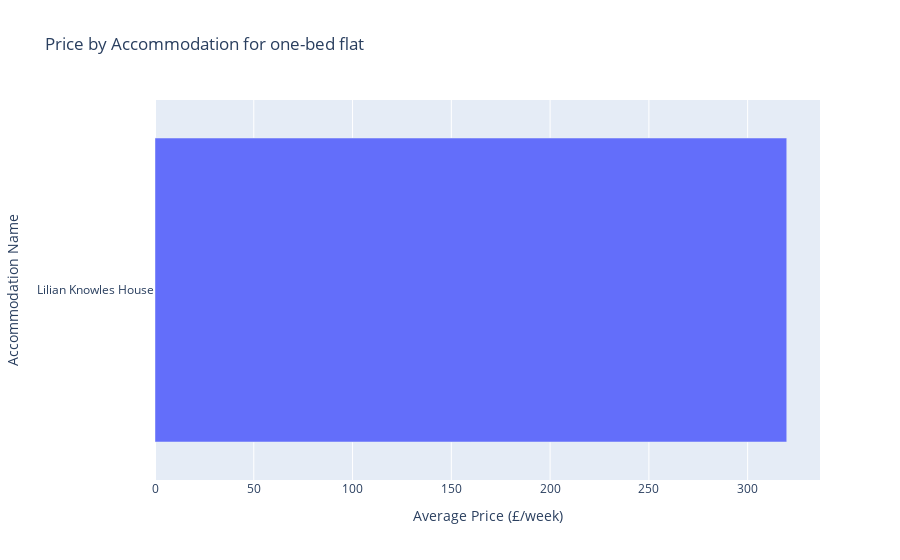
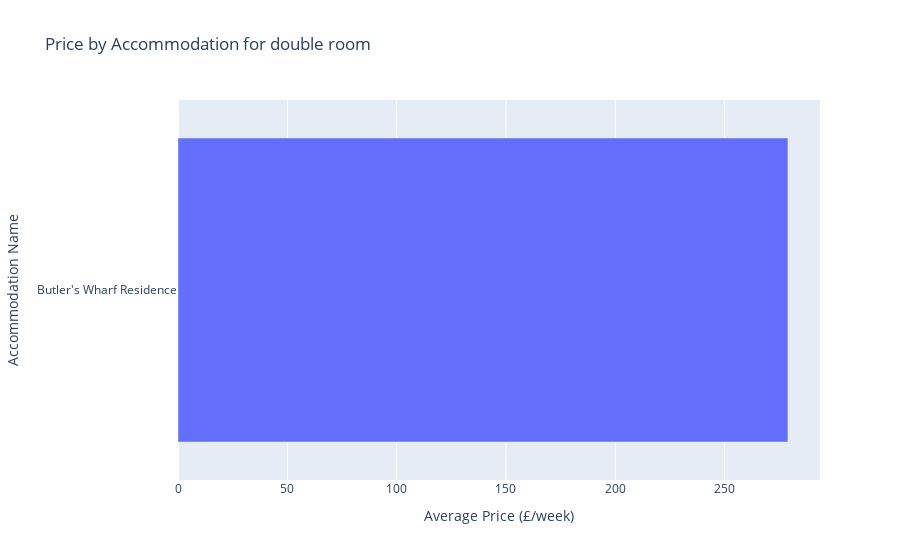

Notebook source saved alongside these figures, in order:
### Code cell
plots = []
for room_type in room_types:

    filtered_data = df2[df2['Room Type'] == room_type]
    

    average_prices = filtered_data.groupby('Name')['Price(£/week)'].mean().reset_index()
    
    if len(average_prices) == 1:

        fig = px.bar(average_prices, x='Price(£/week)', y='Name', 
                 title=f'Price by Accommodation for {room_type}',
                 labels={'Price(£/week)': 'Average Price (£/week)', 'Name': 'Accommodation Name'},
                 orientation='h')
        plots.append(fig)


for plot in plots:
    plot.show()

### Figure 1 — Plotly figure (JSON) as saved in the notebook; plotly's stock layout.template omitted (floating-point values rounded to 4 significant figures)
{"data": [{"alignmentgroup": "True", "hovertemplate": "Average Price (£/week)=%{x}<br>Accommodation Name=%{y}<extra></extra>", "legendgroup": "", "marker": {"color": "#636efa", "pattern": {"shape": ""}}, "name": "", "offsetgroup": "", "orientation": "h", "showlegend": false, "textposition": "auto", "type": "bar", "x": [319.8], "xaxis": "x", "y": ["Lilian Knowles House"], "yaxis": "y"}], "layout": {"barmode": "relative", "legend": {"tracegroupgap": 0}, "title": {"text": "Price by Accommodation for one-bed flat"}, "xaxis": {"anchor": "y", "domain": [0, 1], "title": {"text": "Average Price (£/week)"}}, "yaxis": {"anchor": "x", "domain": [0, 1], "title": {"text": "Accommodation Name"}}}}

### Figure 2 — Plotly figure (JSON) as saved in the notebook; plotly's stock layout.template omitted (floating-point values rounded to 4 significant figures)
{"data": [{"alignmentgroup": "True", "hovertemplate": "Average Price (£/week)=%{x}<br>Accommodation Name=%{y}<extra></extra>", "legendgroup": "", "marker": {"color": "#636efa", "pattern": {"shape": ""}}, "name": "", "offsetgroup": "", "orientation": "h", "showlegend": false, "textposition": "auto", "type": "bar", "x": [278.9], "xaxis": "x", "y": ["Butler's Wharf Residence"], "yaxis": "y"}], "layout": {"barmode": "relative", "legend": {"tracegroupgap": 0}, "title": {"text": "Price by Accommodation for double room"}, "xaxis": {"anchor": "y", "domain": [0, 1], "title": {"text": "Average Price (£/week)"}}, "yaxis": {"anchor": "x", "domain": [0, 1], "title": {"text": "Accommodation Name"}}}}
